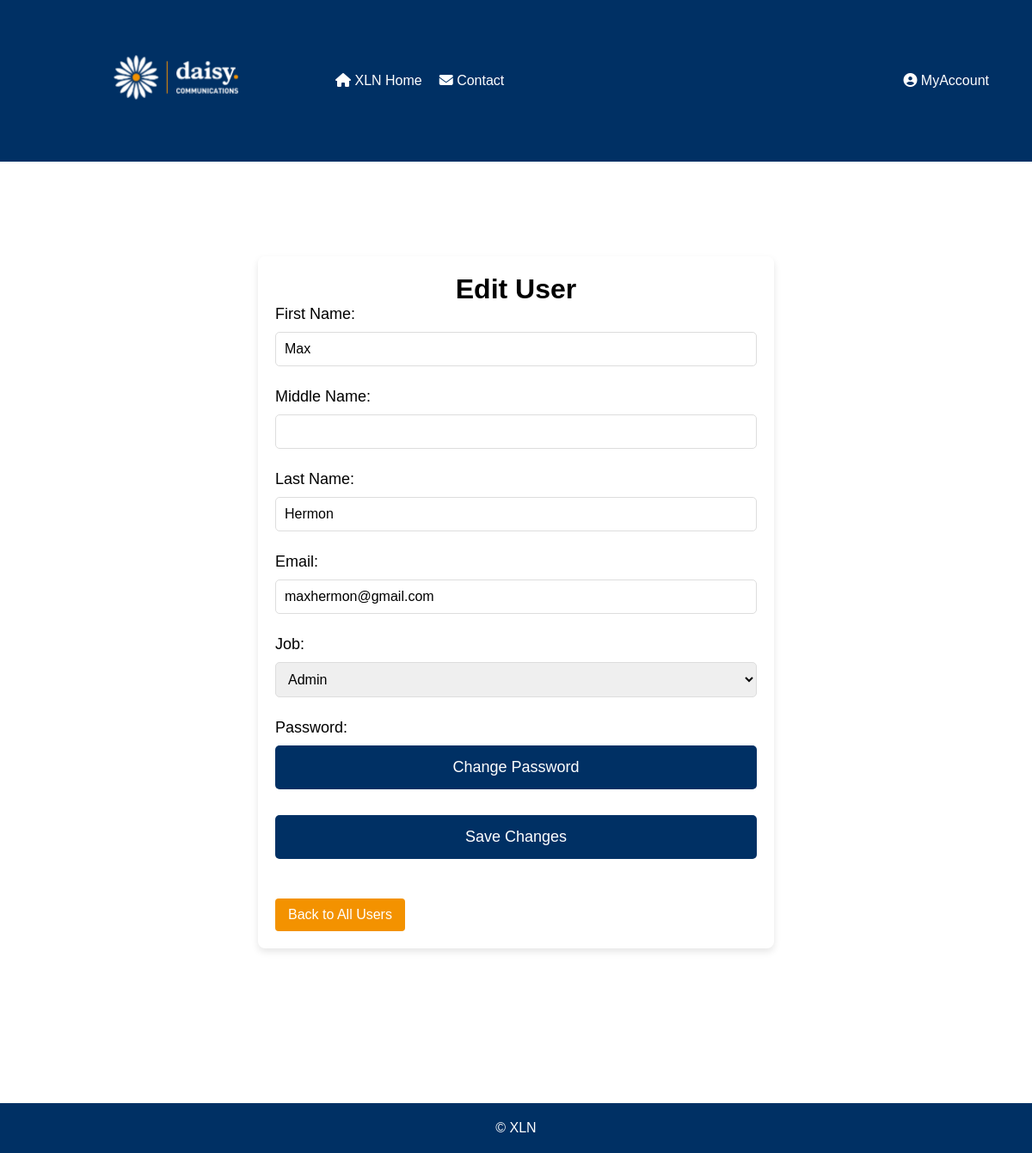
The page /php/EditUser.php?uid=5 on the database as committed earlier.
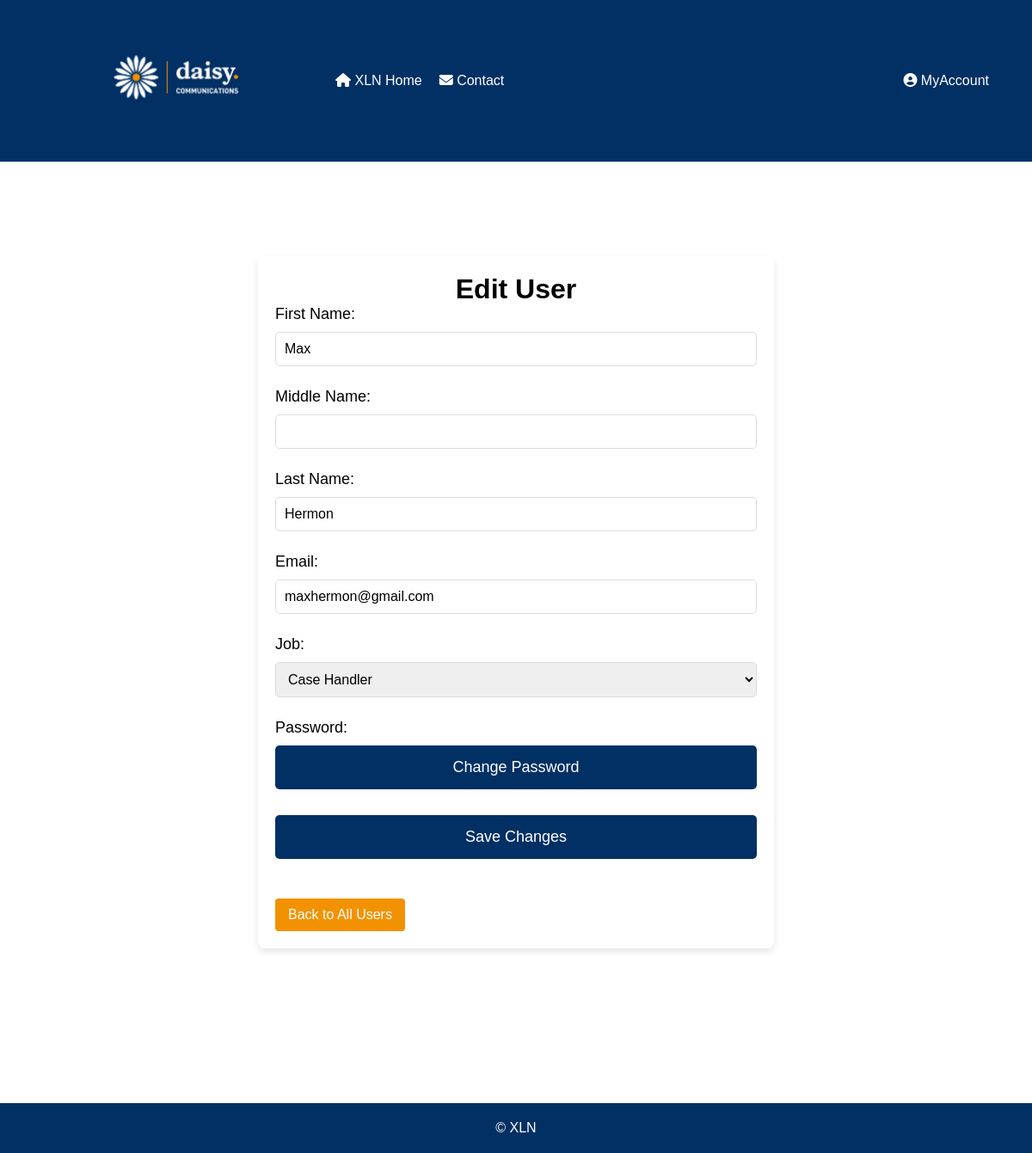
The same page on the database as committed later.
### tables this page shows
CREATE TABLE users (
userID INTEGER PRIMARY KEY AUTOINCREMENT,
fName TEXT NOT NULL,
mName TEXT,
lName TEXT NOT NULL,
email TEXT NOT NULL UNIQUE CHECK (email LIKE '%_@_%._%'),
password TEXT NOT NULL,
jobID INT NULL,
FOREIGN KEY (jobID) REFERENCES jobs(jobID) ON UPDATE CASCADE ON DELETE CASCADE
);

CREATE TABLE "jobs" (
	"jobID"	INTEGER,
	"job"	TEXT NOT NULL,
	PRIMARY KEY("jobID" AUTOINCREMENT)
);

### php/EditUser.php (the view, shortened to what this page needs)
<?php
$userID = isset($_GET['uid']) ? $_GET['uid'] : null;
$db = new SQLite3('../data/XLN_new_DBA.db');
$jobsQuery = "SELECT jobID, job FROM jobs ORDER BY job";
$jobsResult = $db->query($jobsQuery);
$jobs = [];
while ($row = $jobsResult->fetchArray(SQLITE3_ASSOC)) {
    $jobs[] = $row;
}
if ($userID) {
    $stmt = $db->prepare($sql = "SELECT u.*,
                        j.job AS job_name
                FROM users u
                LEFT JOIN jobs j ON u.jobID = j.jobID
                WHERE u.userID = :userID");
    $stmt->bindValue(':userID', $userID, SQLITE3_INTEGER);
    $result = $stmt->execute();
    $userData = $result->fetchArray(SQLITE3_ASSOC);
}
?>
<!DOCTYPE html>
<html lang="en">
<head>
    <link rel="stylesheet" href="../css/EditUser.css">
    <link
    rel="stylesheet"
    href="https://cdnjs.cloudflare.com/ajax/libs/font-awesome/6.2.1/css/all.min.css"
  />
</head>
<body>
<header>
        <a href="Homepage.php"><img class="logo" src="../xlnLogo.png" alt="XLN Logo"></a>
        <nav>
            <ul class="left-menu">
                <li><a href="Homepage.php"><i class="fa-solid fa-house"></i> XLN Home</a></li>
                <li><a href="../html/Contact.html"><i class="fa-solid fa-envelope"></i> Contact</a></li>
            </ul>
            <ul class="right-menu">
                <li class="dropdown">
                    <a href="javascript:void(0)" class="dropbtn"><i class="fa-solid fa-circle-user"></i> MyAccount</a>
                </li>
            </ul>
        </nav>
    </header>
    <main>
        <div class="container">
            <h1>Edit User</h1>
            <?php if ($userData): ?>
                <form id="editUserForm" method="POST">
                    <label for="fName">First Name:</label>
                    <input type="text" id="fName" name="fName" value="<?php echo $userData['fName']; ?>">
                    <label for="mName">Middle Name:</label>
                    <input type="text" id="mName" name="mName" value="<?php echo $userData['mName']; ?>">
                    <label for="lName">Last Name:</label>
                    <input type="text" id="lName" name="lName" value="<?php echo $userData['lName']; ?>">
                    <label for="email">Email:</label>
                    <input type="text" id="email" name="email" value="<?php echo $userData['email']; ?>">
                    <label for="jobID">Job:</label>
                    <select id="jobID" name="jobID">
                        <?php foreach ($jobs as $job): ?>
                            <option value="<?php echo $job['jobID']; ?>"
                            <?php echo ($userData['jobID'] == $job['jobID']) ? 'selected' : ''; ?>>
                            <?php echo htmlspecialchars($job['job']); ?>
                            </option>
                        <?php endforeach; ?>
                    </select>
                    <label>Password:</label>
                    <button>Change Password</button>
                    <button type="submit">Save Changes</button>
                    <a href="UserManagement.php" class="button">Back to All Users</a>
                </form>
            <?php else: ?>
                <p>No User found or invalid User ID.</p>
                <a href="UserManagement.php">Back to All Users</a>
            <?php endif; ?>
        </div>
    </main>
    <footer>
        <p>&copy; <span id="year"></span> XLN</p>
    </footer>
</body>
</html>

Rows that differ between the two databases and show on the page:
changed users "Max": jobID "Admin" → "Case Handler"
